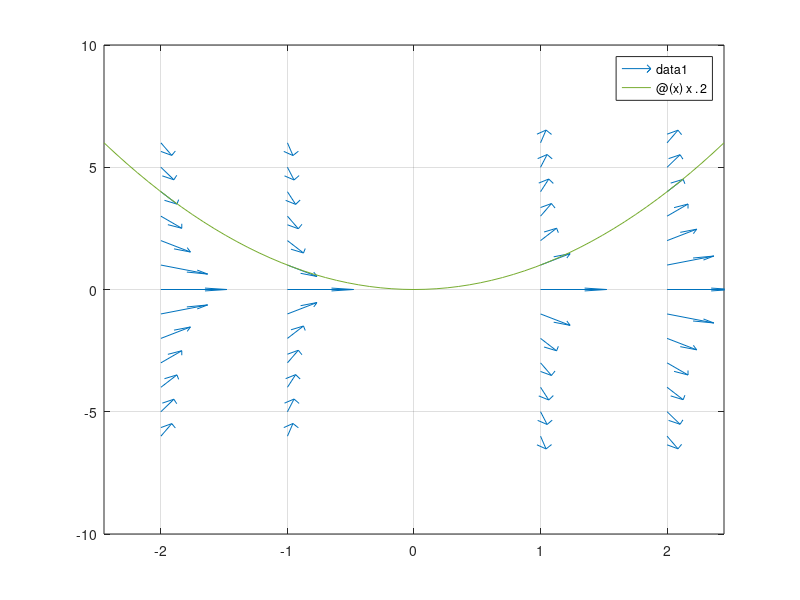

Reproduce this figure in MATLAB. (Note: this script raises an error after producing the figure.)
clear all; clc; close('all');
f=@(x,y) 2*y./x; % EDO:y'=f(x,y)
t0=-6;tf=6;
[X,Y]=meshgrid(t0:1:tf,-6:1:6); %criar malha
m=f(X,Y); %Declive da reta tangente a cada ponto da malha
vD=ones(size(m)); %todos os vetores diretores v=(1,m) de cada ponto da malha
normas=sqrt(vD.^2+m.^2) %para calcular versores v/|v|
figure(1);
quiver(X,Y,vD./normas,m./normas,0.4);
hold on;grid on;
%% Gráfico de algumas curvas integrais
sol1=@(x) x.^2;
sol2=@(x) -x.^2;
sol3=@(x) 0.5*x.^2;
sol4=@(x) 2*x.^2;
curva1=fplot(sol1,[-sqrt(6),sqrt(6)]); set(curva1,'Color','r','LineWidth',2);
curva2=fplot(sol2,[-sqrt(6),sqrt(6)]); set(curva2,'Color','b','LineWidth',2);
curva3=fplot(sol3,[-sqrt(12),sqrt(12)]); set(curva3,'Color','g','LineWidth',2);
curva4=fplot(sol4,[-sqrt(3),sqrt(3)]); set(curva4,'Color','y','LineWidth',2);
hold on;
